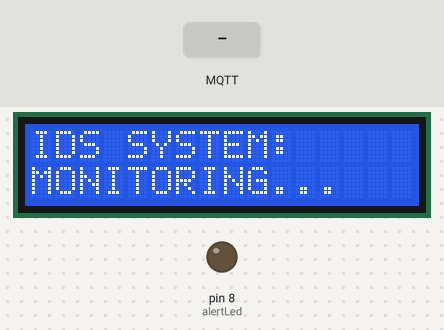
Simulated run of this sketch. Board: Arduino Uno, built with avr-gcc and run on an emulated ATmega328P. On the bench: 16×2 character LCD, output pins drawn as LEDs (lit = HIGH). Inputs (shaded band) come from the test bench. WiFi joins after 1.5 s; servers stay silent unless stated; no MQTT or app messages arrive unless stated; what the sketch prints to the serial monitor is not drawn.

Above: at 4.2 s.
4.3 s: MQTT message "PICO ATTACK!" arrives on the first subscribed topic
At 5.1 s:
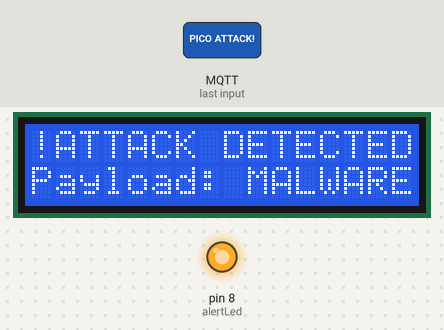
Timing chart, 0 to 10.8 s (numbered marks = the images above; inputs shaded):
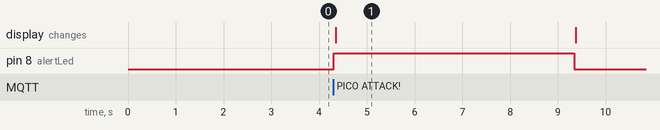

The sketch:

Arduino_IDS_Baseline.ino
```cpp
#include <SPI.h>
#include <Ethernet.h>
#include <PubSubClient.h>
#include <Wire.h>
#include <LiquidCrystal_I2C.h>

// --- CONFIGURATION ---
byte mac[] = { 0xDE, 0xAD, 0xBE, 0xEF, 0xFE, 0xED };
IPAddress server(192, 168, 0, 100); // Your Laptop IP

// --- PINS ---
const int alertLed = 8;
LiquidCrystal_I2C lcd(0x27, 16, 2); // Address 0x27 is standard

EthernetClient ethClient;
PubSubClient client(ethClient);

void setup() {
  Serial.begin(9600);
  pinMode(alertLed, OUTPUT);
  digitalWrite(alertLed, LOW); // System Safe

  // Init LCD
  lcd.init();
  lcd.backlight();
  lcd.setCursor(0,0);
  lcd.print("IDS SYSTEM:");
  lcd.setCursor(0,1);
  lcd.print("MONITORING...");

  // Init Ethernet
  if (Ethernet.begin(mac) == 0) {
    Serial.println("Failed to configure Ethernet using DHCP");
    // Try to configure using IP address instead of DHCP:
    IPAddress ip(192, 168, 0, 105); // Fallback IP
    Ethernet.begin(mac, ip);
  }
  delay(1500); // Allow hardware to initialize

  client.setServer(server, 1883);
  client.setCallback(callback);
}

// --- IDS DETECTION LOGIC ---
void callback(char* topic, byte* payload, unsigned int length) {
  // Convert payload to String
  String message = "";
  for (int i = 0; i < length; i++) {
    message += (char)payload[i];
  }

  // 1. ANOMALY DETECTION
  if (message.indexOf("PICO ATTACK!") >= 0) {
    triggerAlert(topic, message);
  }
}

void triggerAlert(char* topic, String msg) {
  Serial.println("!!! ALERT: INTRUSION DETECTED !!!");
  Serial.print("Source Topic: "); Serial.println(topic);
  Serial.print("Payload: "); Serial.println(msg);

  // PHYSICAL RESPONSE
  digitalWrite(alertLed, HIGH); // Red LED ON

  lcd.clear();
  lcd.setCursor(0,0);
  lcd.print("!ATTACK DETECTED");
  lcd.setCursor(0,1);
  lcd.print("Payload: MALWARE");

  delay(5000); // Hold alert for 5 seconds

  // Reset System State
  digitalWrite(alertLed, LOW);
  lcd.clear();
  lcd.print("IDS SYSTEM:");
  lcd.setCursor(0,1);
  lcd.print("MONITORING...");
}

void reconnect() {
  while (!client.connected()) {
    Serial.print("IDS connecting...");
    // Connect anonymously for Scenario 1
    if (client.connect("ArduinoIDS")) {
      Serial.println("connected");
      client.subscribe("#"); // WILDCARD: Listen to EVERYTHING
    } else {
      Serial.print("failed, rc=");
      Serial.print(client.state());
      delay(5000);
    }
  }
}

void loop() {
  if (!client.connected()) {
    reconnect();
  }
  client.loop();
}
```

Measured:
- after the input at 4.3 s, pin 8 (alertLed): LOW → HIGH at once, → LOW 5.0 s later; the display: changes after 0.05 s (image 1)
